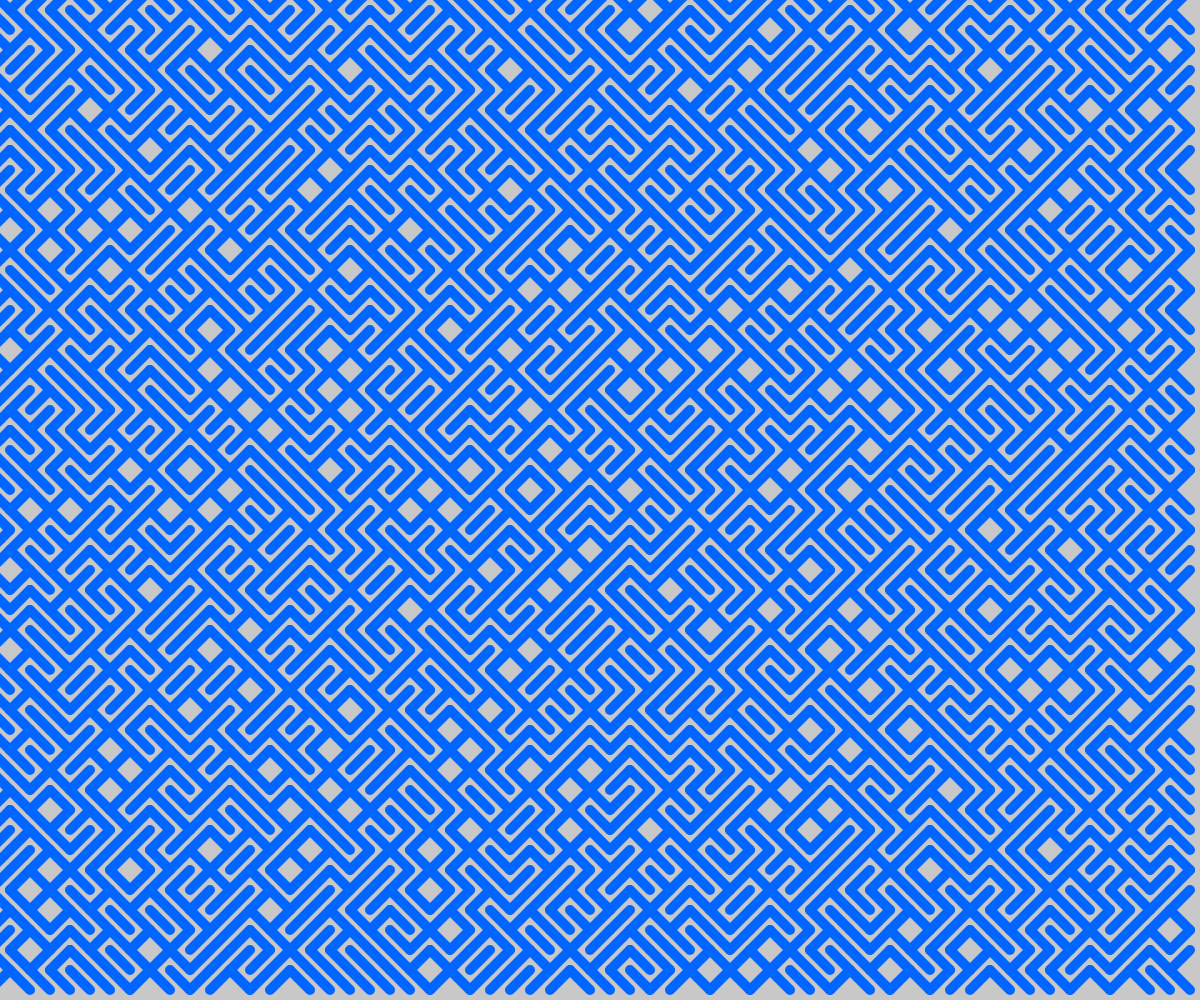
Frame 1 (no input)
Frame 60 (no input): identical to frame 1, image omitted
Frame 120 (the mouse pressed at the canvas centre since frame 60): identical to frame 1, image omitted

The p5.js sketch that drew this single still picture (run headless with seeded random() and noise() and a simulated clock; from frame 60 on, the mouse is pressed at the canvas centre):

// p5.js sketch
// ── sketch.js
var grid_size = 20;
var bar_width = 10;
var colorPool;


function setup() {
	createCanvas(windowWidth, windowHeight);
  rectMode(CENTER);
  background(200);
  colorMode(HSL, 100);
  colorPool = new ColorPool();

  colorPool.add(color(60, 100, 50));

  console.log(colorPool.pool)
  for (var i = 0; i < Math.floor(height / grid_size); i ++) {
    for (var j = 0; j < Math.floor(width / grid_size); j ++) {
      var randomAngle = Math.random() >= 0.5 ? PI / 4 : -PI / 4;
      fill(colorPool.select())
      drawBar(j * grid_size, i * grid_size, grid_size / Math.cos(PI / 4) + bar_width, bar_width, randomAngle)
    }
  }
}

function draw() {

}

function drawBar(cx, cy, w, h, angle) {
  noStroke();
  push();
  translate(cx, cy);
  rotate(angle);
  rect(0, 0, w, h, 100, 100, 100, 100);
  pop();
}

function ColorPool(colorMode, max) {
  this.pool = [];

  this.add = function(c) {
    this.pool.push(c);
  }

  this.select = function() {
    return this.pool[Math.floor(Math.random() * this.pool.length)]
  }

}
